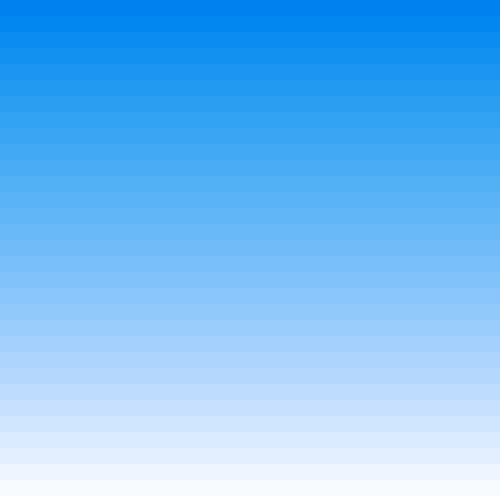
Frame 1 (no input)
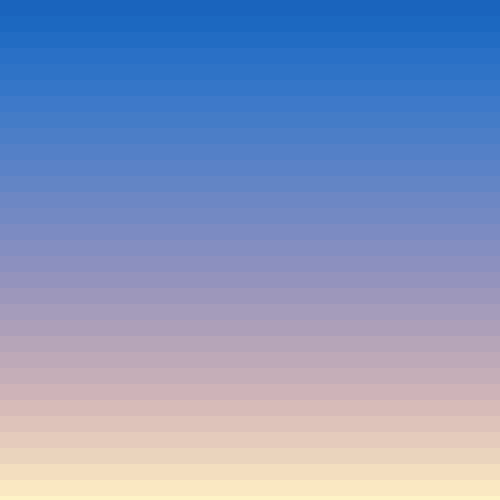
Frame 60 (the mouse pressed at the canvas centre just before this capture)
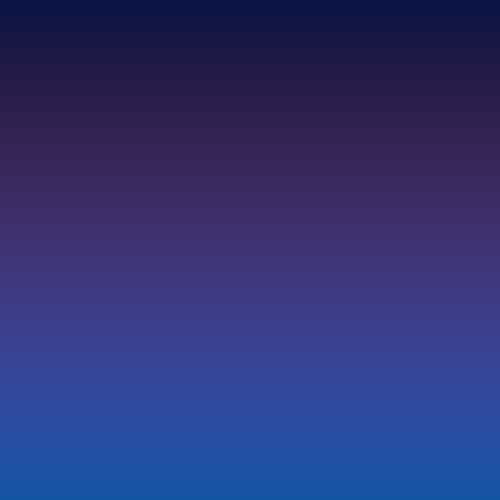
Frame 120 (the mouse held since frame 60 and released just before this capture)

The Processing sketch that drew these frames (run headless with seeded random() and noise(); from frame 60 on, the mouse is pressed at the canvas centre):

// Processing sketch: sky_per_hour
// ── sky_per_hour.pde
Sky s;

void setup()
{
  int frames_per_day = 200;
  size(500, 500); 
  s = new Sky(frames_per_day, 30);
}

void draw()
{
  s.show(frameCount); 
}

// ── Sky.pde
class Sky
{
  float h = 0;
  float brightness;
  float T_unit;
  float dy;
  int tot_phases = 3;
  float[] phase_t_end;
  float[] transition_t;
  public Sky(float tu, int n_strip)
  {
    T_unit = tu;
    dy = height/n_strip;
    phase_t_end = new float[tot_phases];
    transition_t = new float[tot_phases];
    phase_t_end[0] = 0.5;
    phase_t_end[1] = 0.6;
    phase_t_end[2] = 1.0;
    transition_t[0] = 0.3;
    transition_t[1] = 0.1;
    transition_t[2] = 0.3;
  }

  void show(int frame)
  {
    float t = frame/T_unit - int(frame/T_unit);
    for (int y = 0; y < height; y += dy)
    {
      fill(interpolate(t, y));
      noStroke();
      rectMode(CORNER);
      rect(0, y, width, y + dy);
    }
  }
  
  color interpolate(float t, float y)
  {
    color[] phase_color = new color[tot_phases];
    color ret;
    phase_color[0] = daylight(y, 0, height-dy);
    phase_color[1] = sunset(y, 0, height-dy);
    phase_color[2] = night_sky(y, 0, height-dy);
    int phase = 0;
    int next_phase;
    while(t > phase_t_end[phase])
    {
      phase++; 
    }
    
    next_phase = (phase + 1)%tot_phases;
    ret = phase_color[phase];
    if(t > phase_t_end[phase] - transition_t[phase]){
      float lerp = map(t - phase_t_end[phase], -transition_t[phase], 0, 0, 1);
      float red, green, blue;
      red = lerp*(red(phase_color[next_phase]) - red(phase_color[phase])) + red(phase_color[phase]);
      green = lerp*(green(phase_color[next_phase]) - green(phase_color[phase]))+green(phase_color[phase]);
      blue = lerp*(blue(phase_color[next_phase]) - blue(phase_color[phase])) + blue(phase_color[phase]);
      ret = color(red, green, blue);
    }
    return ret;
    
  }

  color daylight(float x, float a, float b)
  {
    float ra, rb, rc, rd;
    float ga, gb, gc, gd;
    float ba, bb, bc, bd;

    ra = 0.462963;
    rb = -2.18651;
    rc = 50.6283;
    rd = -5.38889;

    ga = 1;
    gb = -7.14286;
    gc = 35.5714;
    gd = 129.174;

    ba = -0.2407;
    bb = 1.55556;
    bc = 1.20899;
    bd = 240.079;

    x = map(x, a, b, 0, 5);

    return color(ra*x*x*x+rb*x*x+rc*x+rd, ga*x*x*x+gb*x*x+gc*x+gd, ba*x*x*x+bb*x*x+bc*x+bd);
  }

  color sunset(float x, float a, float b)
  {
    float ra, rb, rc, rd;
    float ga, gb, gc, gd;
    float ba, bb, bc, bd;

    ra = -3.09252;
    rb = 22.4802;
    rc = -0.482804;
    rd = 81.2778;

    ga = 3.26852;
    gb = -13.1746;
    gc = 15.7394;
    gd = 43.5159;

    ba = 5.25926;
    bb = -38.4087;
    bc = 58.2447;
    bd = 92.5794;

    x = map(x, a, b, 0, 5);

    return color(ra*x*x*x+rb*x*x+rc*x+rd, ga*x*x*x+gb*x*x+gc*x+gd, ba*x*x*x+bb*x*x+bc*x+bd);
  }
    color night_sky(float x, float a, float b)
  {
    float ra, rb, rc, rd;
    float ga, gb, gc, gd;
    float ba, bb, bc, bd;

    ra = 1/3.;
    rb = -22;
    rc = 2/3.*100;
    rd = 12;

    ga = -4/3.;
    gb = 6;
    gc = 15 + 1/3.;
    gd = 20;

    ba = -9.16667;
    bb = 41;
    bc = -8.83333;
    bd = 69;

    x = map(x, a, b, 0, 3);

    return color(ra*x*x*x+rb*x*x+rc*x+rd, ga*x*x*x+gb*x*x+gc*x+gd, ba*x*x*x+bb*x*x+bc*x+bd);
  }
}
